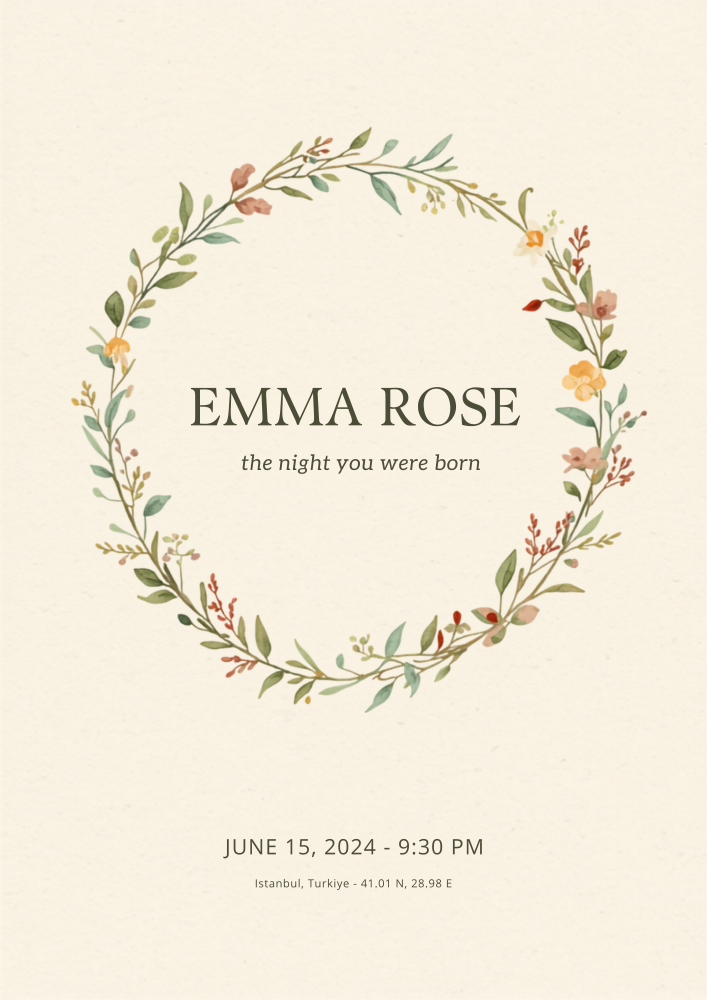
#> input picture designs/wreath-frame.png, 2121 x 3000 px, found by its file name (shown at 1/3 size)
$ python composite_starmap.py
#> lines starting #> are read from the running program, lines starting #| are printed output that depends on the picture; after the words box and inside, x2 and y2 are one past the last pixel; in counts of white or black regions, pixels touching at a corner belong together
#!/usr/bin/env python3
"""Composite: wreath frame + star map disk + typography block"""
from PIL import Image, ImageDraw, ImageFont, ImageOps

W = Image.open("designs/wreath-frame.png").convert("RGB")   # 2400x3000
#> W is the input picture: PIL image 2121x3000 RGB; mean R, G, B 243.3, 236.2, 219.9
S = Image.open("designs/starmap-test.png").convert("RGBA")  # zenith chart, transparent bg
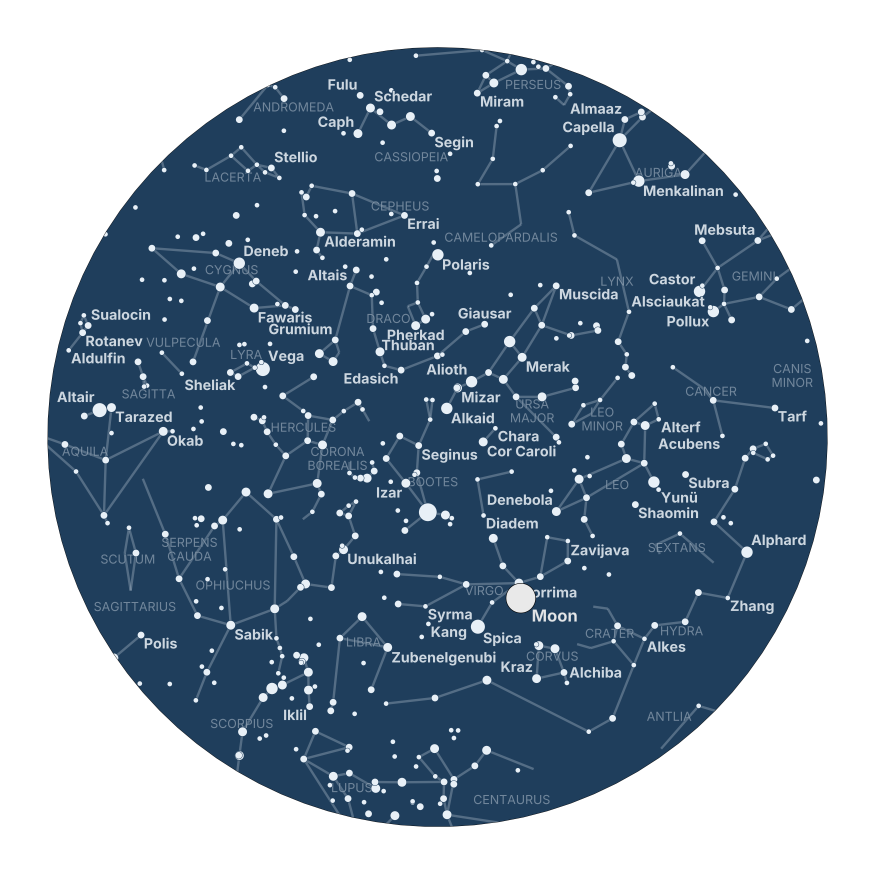
#> input picture designs/starmap-test.png, 2625 x 2623 px, found by its file name (shown at 1/3 size)
#> S is the input picture: PIL image 2625x2623 RGBA; mean R, G, B, A 124.2, 142.4, 160, 159.2

# wreath inner circle (measured from preview, ratios of 636x900)
cx, cy = int(0.511*W.width), int(0.411*W.height)
#> cx = 1083; cy = 1233
r = int(0.292*W.width)  # inner radius
#> r = 619

# 1) dark night disk behind chart
night = (30, 41, 59)  # deep navy-slate
d = ImageDraw.Draw(W)
d.ellipse([cx-r, cy-r, cx+r, cy+r], fill=night)

# 2) star chart cropped to circle, centered
side = min(S.size)
#> side = 2623
S2 = ImageOps.fit(S, (side, side), centering=(0.5, 0.5))
S2 = S2.resize((2*r, 2*r), Image.LANCZOS)
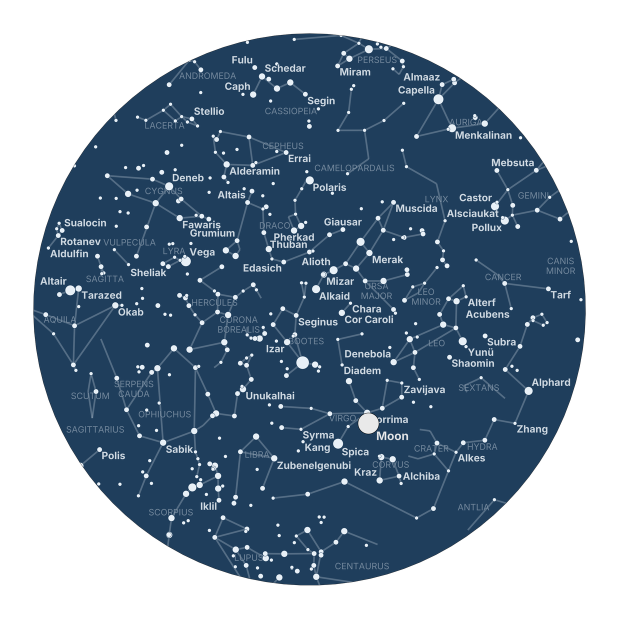
#> S2: PIL image 1238x1238 RGBA (shown at 1/2 size); mean R, G, B, A 28.5, 46.8, 64.5, 159.3; transparent parts drawn white
mask = Image.new("L", (2*r, 2*r), 0)
#> mask: PIL image 1238x1238 L; every value is 0
ImageDraw.Draw(mask).ellipse([0, 0, 2*r, 2*r], fill=255)
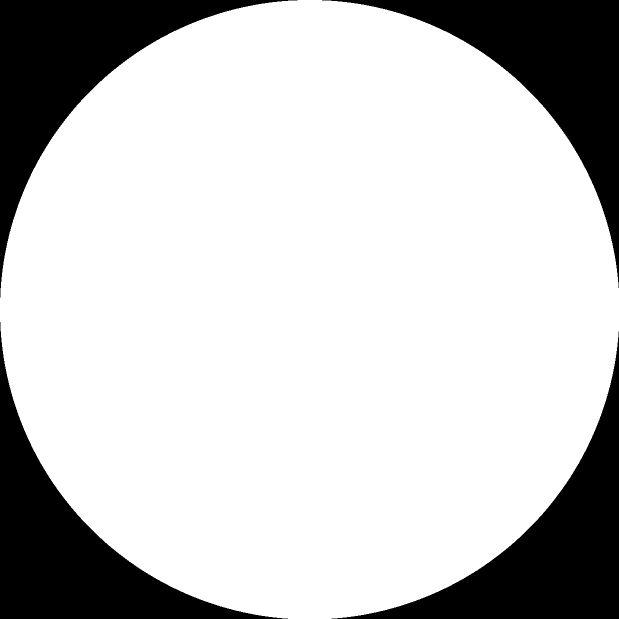
#> mask: PIL image 1238x1238 L (shown at 1/2 size); 78.6% white; 4 black regions, box (x1, y1, x2, y2) and area: (0, 0, 595, 595) 82418, (644, 0, 1238, 576) 81823, (0, 644, 576, 1238) 81823, (663, 663, 1238, 1238) 81229
W.paste(S2, (cx-r, cy-r), Image.composite(S2.split()[3], mask, mask))
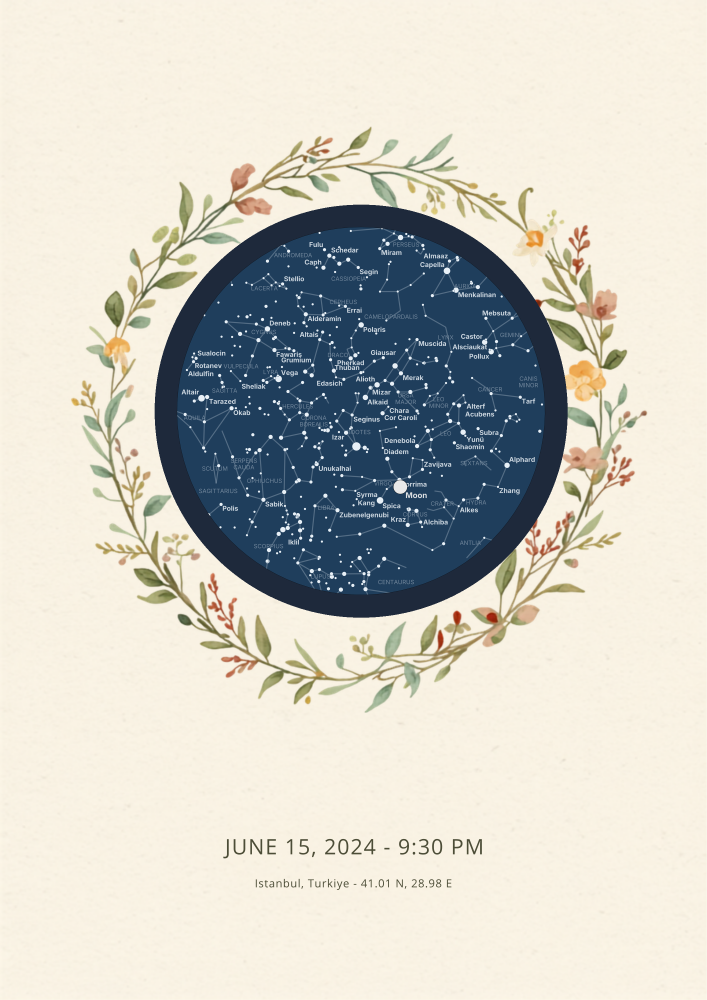
#> W: PIL image 2121x3000 RGB (shown at 1/3 size); mean R, G, B 205.3, 204.3, 195.8

# thin ring
d.ellipse([cx-r, cy-r, cx+r, cy+r], outline=(120,130,110), width=6)

# 3) clear old bottom text, rewrite typography block
d.rectangle([0, int(0.80*W.height), W.width, W.height], fill=(246,242,232))
def font(sz, italic=False, bold=False):
    base="/System/Library/Fonts/Supplemental/Georgia"
    p=base+(" Bold Italic.ttf" if bold and italic else " Bold.ttf" if bold else " Italic.ttf" if italic else ".ttf")
    return ImageFont.truetype(p, sz)
ink=(63,74,60)
def center(t, y, f, tracking=0, fill=ink):
#> called with t = 'EMMA ROSE', y = 2445, tracking = 0, fill = (63, 74, 60)
    if tracking:
        t=(" "*1).join(list(t)) if tracking==1 else t
    bb=d.textbbox((0,0),t,font=f)
#> bb = (0, 23, 733, 114)
    d.text(((W.width-(bb[2]-bb[0]))//2, y), t, font=f, fill=fill)

center("EMMA ROSE", int(0.815*W.height), font(120, bold=False))
center("the night you were born", int(0.865*W.height), font(58, italic=True))
center("JUNE 15, 2024  ·  9:30 PM", int(0.908*W.height), font(48))
center("ISTANBUL, TURKIYE  ·  41.01° N, 28.98° E", int(0.938*W.height), font(36), fill=(110,118,104))

W.save("designs/starmap-botanical.png")
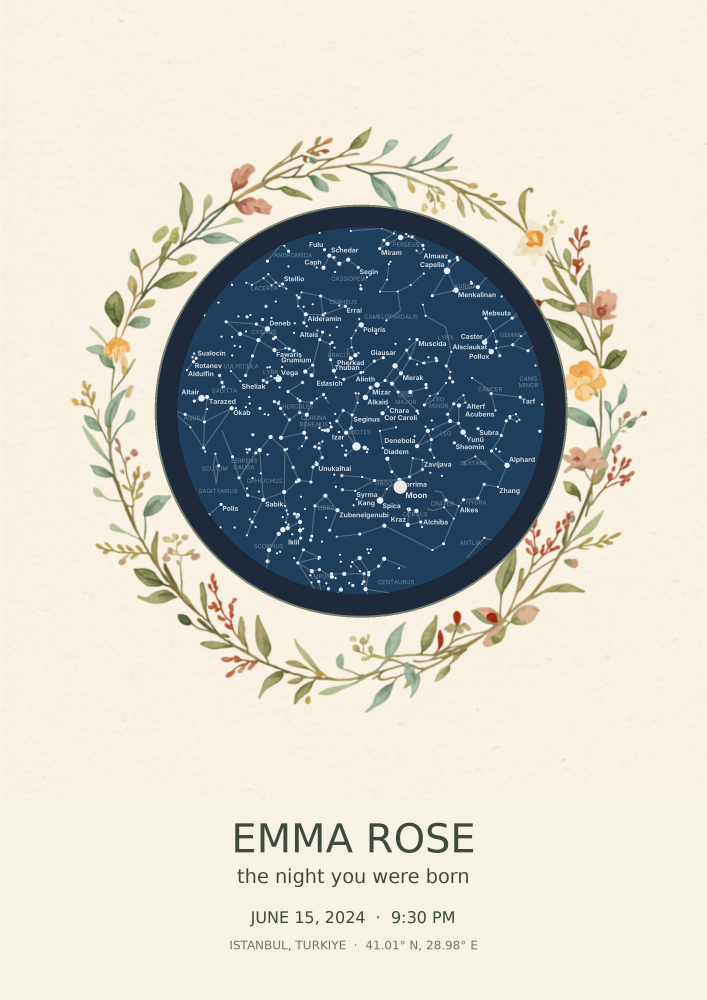
#> saved as starmap-botanical.png: PIL image 2121x3000 RGB (shown at 1/3 size); mean R, G, B 204.2, 203.9, 196.1
W.thumbnail((700,900)); W.convert("RGB").save("tmp/starmap-preview.jpg", quality=82)
#> after `W.thumbnail((700, 900))`:
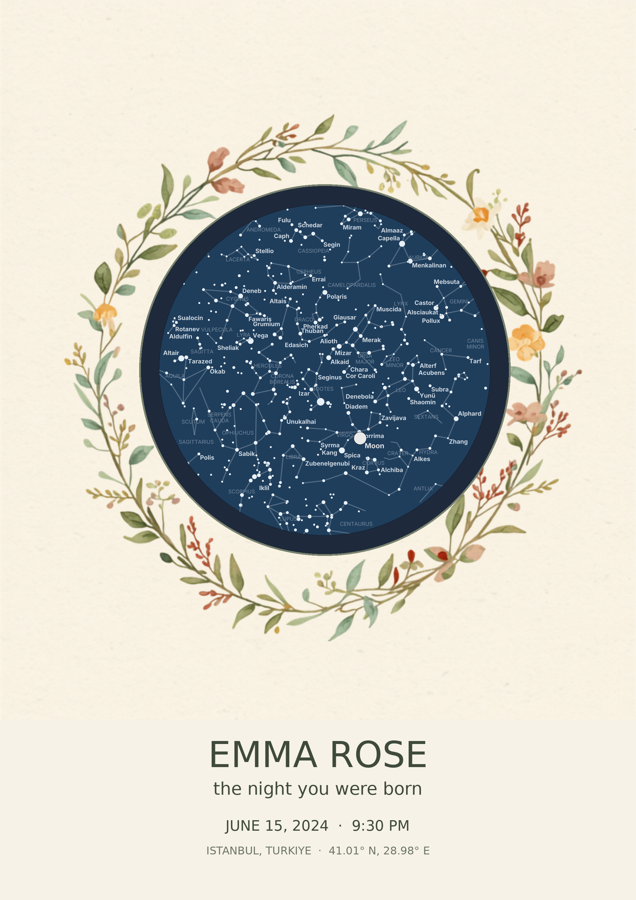
#> W: PIL image 636x900 RGB; mean R, G, B 204.2, 203.9, 196.1
print("SAVED designs/starmap-botanical.png")
